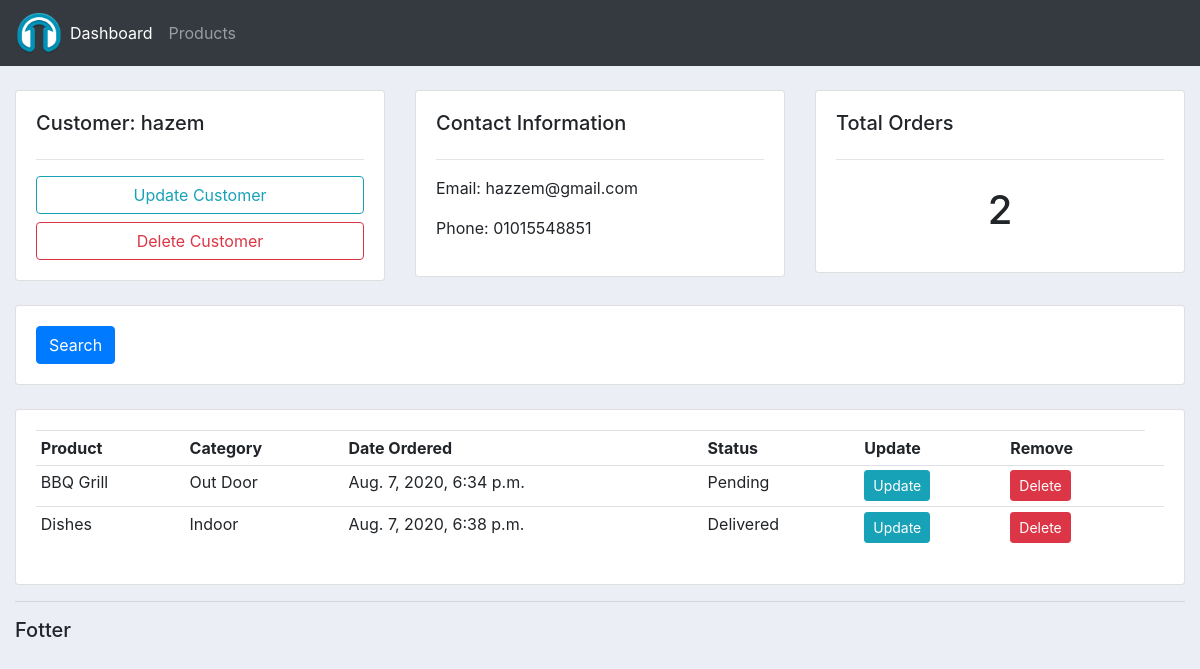
/customer/1, run on an earlier commit of the app's database.
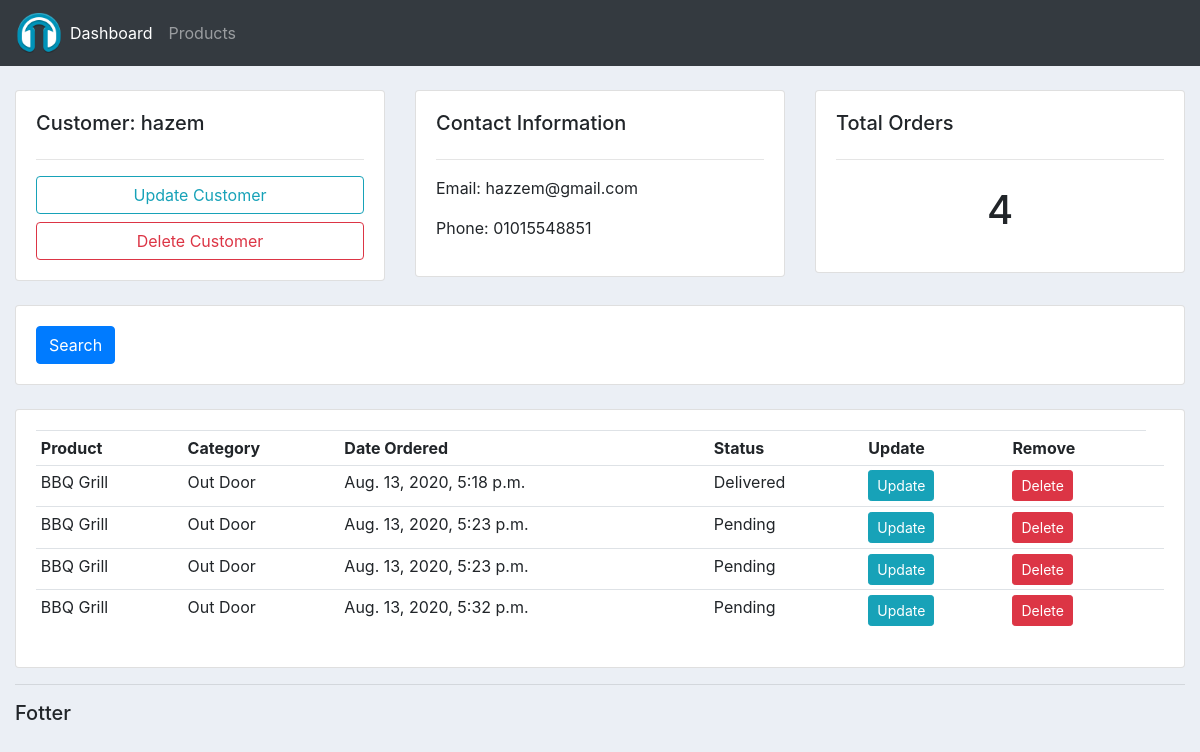
And on a later commit of the database.
### accountss/models.py (models this page shows, shortened)
class Order(models.Model):
    STATUS = (
        ('Pending','Pending'),
        ('Out for Delivery','Out for Delivery'),
        ('Delivered','Delivered'),
    )
    customer = models.ForeignKey(Customer, null=True, on_delete=models.SET_NULL)
    product  = models.ForeignKey(Product, null=True, on_delete=models.SET_NULL)
    date_created = models.DateTimeField(auto_now_add=True, null=True)
    status = models.CharField(max_length=200, null=True, choices=STATUS)

class Product(models.Model):
    CATEGORY = (
        ('Indoor','Indoor'),
        ('Out Door','Out Door'),
    )
    name         = models.CharField(max_length=200, null=True)
    price        = models.FloatField(null=True)
    category     = models.CharField(max_length=200, null=True, choices=CATEGORY)
    description  = models.CharField(max_length=200, null=True, blank=True)
    date_created = models.DateTimeField(auto_now_add=True, null=True)
    tags = models.ManyToManyField(Tag)
    def __str__(self):
        return self.name

### accountss/views.py (the view)
# urls.py: path('customer/<str:pk>', views.customer, name='customer'),
def customer(request, pk):
    customer = Customer.objects.get(id=pk)
    orders = customer.order_set.all()
    orders_count = orders.count()
    context = {'customer':customer, 'orders':orders,'orders_count':orders_count}
    return render(request, 'accountss/customer.html', context)

### accountss/templates/accountss/customer.html
{% extends 'accountss/main.html'%}
{% block content%}
<br>
<div class="row">
    <div class="col-md">
        <div class="card card-body">
            <h5>Customer: {{customer.name}} </h5>
            <hr>
            <a class="btn btn-outline-info bt-sm btn-block" href="">Update Customer</a>
            <a class="btn btn-outline-danger bt-sm btn-block" href="">Delete Customer</a>
        </div>
    </div>
    <div class="col-md">
        <div class="card card-body">
            <h5>Contact Information</h5>
            <hr>
            <p>Email: {{customer.email}}</p>
            <p>Phone: {{customer.phone}}</p>
        </div>
    </div>
    <div class="col-md">
        <div class="card card-body">
            <h5>Total Orders</h5>
            <hr>
            <h1 style="text-align:center;padding: 10px">{{orders_count}}</h1>
        </div>
    </div>
</div>
<br>
<div class="row">
    <div class="col">
        <div class="card card-body">
            <form method="get">
                <button class="btn btn-primary" type="submit">Search</button>
            </form>
        </div>
    </div>
</div>
<br>
<div class="row">
    <div class="col-md">
        <div class="card card-body">
            <table class="table table-sm">
                <tr >
                    <th>Product</th>
                    <th>Category</th>
                    <th>Date Ordered</th>
                    <th>Status</th>
                    <th>Update</th>
                    <th>Remove</th>
                </tr>
                {% for order in orders %}
                    <tr>
                        <td>{{order.product}}</td>
                        <td>{{order.product.category}}</td>
                        <td>{{order.date_created}}</td>
                        <td>{{order.status}}</td>
                        <td><a class="btn btn-sm btn-info" href="{% url 'update_order' order.id %}">Update</a></td>
                        <td><a class="btn btn-sm btn-danger" href="{% url 'delete_order' order.id %}">Delete</a><td>
                        </tr>
                {% endfor %}
            </table>
        </div>
    </div>
</div>
{% endblock %}

What changed in the data, as far as the page shows it:
removed Order: product "BBQ Grill", product.category "Out Door", date_created "Aug. 7, 2020, 6:34 p.m.", status "Pending"
removed Order: product "Dishes", product.category "Indoor", date_created "Aug. 7, 2020, 6:38 p.m.", status "Delivered"
added Order: product "BBQ Grill", product.category "Out Door", date_created "Aug. 13, 2020, 5:18 p.m.", status "Delivered"
added Order: product "BBQ Grill", product.category "Out Door", date_created "Aug. 13, 2020, 5:23 p.m.", status "Pending"
added Order: product "BBQ Grill", product.category "Out Door", date_created "Aug. 13, 2020, 5:23 p.m.", status "Pending"
added Order: product "BBQ Grill", product.category "Out Door", date_created "Aug. 13, 2020, 5:32 p.m.", status "Pending"
Also different on the page:
{{ orders_count }}: "2" → "4"
